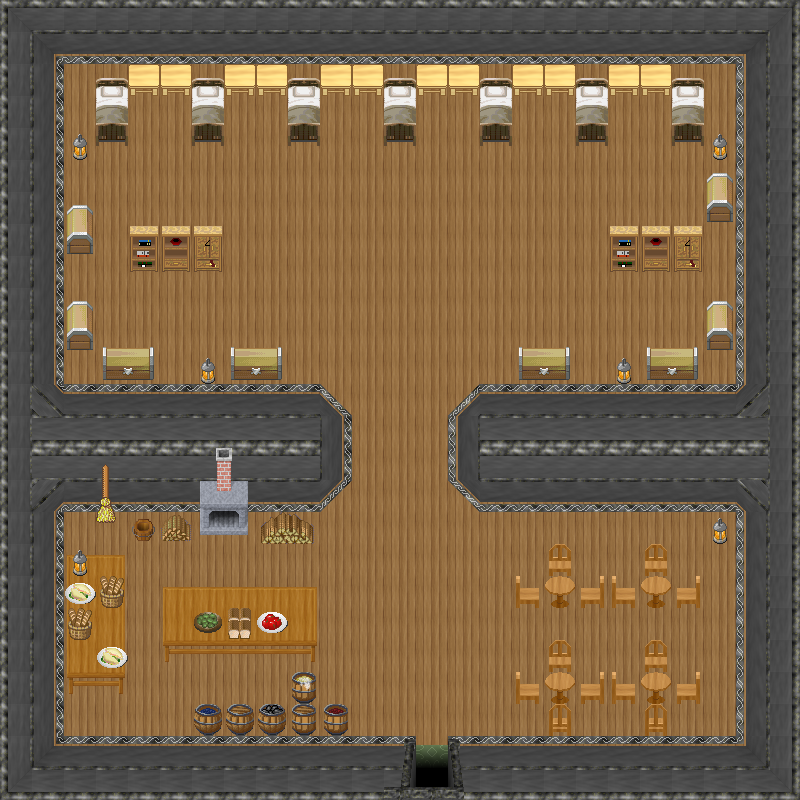

Below is a game level as drawn by its tile map, then a one-line description and the .tmx that defines it (tile-layer data replaced by summaries):
An orthogonal 25x25 tile map with 32x32 px tiles, 6 tile layers (0_floor, 1_terrain, 2_object, 3_roof, ...), 2 hidden layers not drawn, 22 tilesets.

<map version="1.0" orientation="orthogonal" renderorder="right-down" width="25" height="25" tilewidth="32" tileheight="32" nextobjectid="1">
 <tileset firstgid="1" name="floors 3" tilewidth="32" tileheight="32" tilecount="12" columns="6">
  <image source="../../tileset/ground/indoor/floors_3.png" width="192" height="64" />
 </tileset>
 <tileset firstgid="13" name="square pine" tilewidth="32" tileheight="32" tilecount="1" columns="1">
  <image source="../../tileset/furniture/table/square_pale.png" width="32" height="32" />
 </tileset>
 <tileset firstgid="14" name="table wooden brown" tilewidth="32" tileheight="32" tilecount="9" columns="3">
  <image source="../../tileset/furniture/table/table_wooden_brown.png" width="96" height="96" />
 </tileset>
 <tileset firstgid="23" name="wooden pale" tilewidth="32" tileheight="32" tilecount="4" columns="2">
  <image source="../../tileset/furniture/chair/wooden_pale.png" width="64" height="64" />
 </tileset>
 <tileset firstgid="27" name="wooden pale table" tilewidth="32" tileheight="32" tilecount="1" columns="1">
  <image source="../../tileset/furniture/table/wooden_pale.png" width="32" height="32" />
 </tileset>
 <tileset firstgid="28" name="warmer 2" tilewidth="32" tileheight="32" tilecount="6" columns="2">
  <image source="../../tileset/furniture/kitchen/warmer_2.png" width="64" height="96" />
 </tileset>
 <tileset firstgid="34" name="firewood" tilewidth="32" tileheight="32" tilecount="6" columns="3">
  <image source="../../tileset/item/firewood.png" width="96" height="64" />
 </tileset>
 <tileset firstgid="40" name="book shelves 3" tilewidth="32" tileheight="32" tilecount="6" columns="3">
  <image source="../../tileset/furniture/shelve/bright_bookshelf_and_cupboard.png" width="96" height="64" />
 </tileset>
 <tileset firstgid="46" name="bread" tilewidth="32" tileheight="32" tilecount="4" columns="4">
  <image source="../../tileset/item/food/bread.png" width="128" height="32" />
 </tileset>
 <tileset firstgid="50" name="meals 1" tilewidth="32" tileheight="32" tilecount="2" columns="2">
  <image source="../../tileset/item/food/meals_1.png" width="64" height="32" />
 </tileset>
 <tileset firstgid="52" name="meals 2" tilewidth="32" tileheight="32" tilecount="2" columns="1">
  <image source="../../tileset/item/food/meals_2.png" width="32" height="64" />
 </tileset>
 <tileset firstgid="54" name="rustic meals" tilewidth="32" tileheight="32" tilecount="2" columns="2">
  <image source="../../tileset/item/food/rustic_meals.png" width="64" height="32" />
 </tileset>
 <tileset firstgid="56" name="chest" tilewidth="32" tileheight="32" tilecount="6" columns="3">
  <image source="../../tileset/item/chest/chest_2.png" width="96" height="64" />
 </tileset>
 <tileset firstgid="62" name="lamp" tilewidth="32" tileheight="32" tilecount="4" columns="4">
  <image source="../../tileset/furniture/light/small_lamp.png" width="128" height="32" />
 </tileset>
 <tileset firstgid="66" name="brush" tilewidth="32" tileheight="32" tilecount="3" columns="1">
  <image source="../../tileset/item/brush.png" width="32" height="96" />
 </tileset>
 <tileset firstgid="69" name="barrel" tilewidth="32" tileheight="32" tilecount="2" columns="1">
  <image source="../../tileset/item/pot/barrel.png" width="32" height="64" />
 </tileset>
 <tileset firstgid="71" name="barrel1" tilewidth="32" tileheight="32" tilecount="8" columns="4">
  <image source="../../tileset/item/pot/barrels_1.png" width="128" height="64" />
 </tileset>
 <tileset firstgid="79" name="collision" tilewidth="32" tileheight="32" tilecount="1" columns="1">
  <image source="../../tileset/logic/collision.png" width="32" height="32" />
 </tileset>
 <tileset firstgid="80" name="protection" tilewidth="32" tileheight="32" tilecount="2" columns="2">
  <image source="../../tileset/logic/protection.png" width="64" height="32" />
 </tileset>
 <tileset firstgid="82" name="wall/int_grey" tilewidth="32" tileheight="32" tilecount="121" columns="11">
  <image source="../../tileset/building/wall/int_grey.png" width="352" height="352" />
 </tileset>
 <tileset firstgid="203" name="entrance/grey" tilewidth="32" tileheight="32" tilecount="25" columns="5">
  <image source="../../tileset/building/entrance/grey.png" width="160" height="160" />
 </tileset>
 <tileset firstgid="228" name="single_grey" tilewidth="32" tileheight="32" tilecount="9" columns="3">
  <image source="../../tileset/furniture/bed/single_grey.png" width="96" height="96" />
 </tileset>
 <layer name="0_floor" width="25" height="25">
  <data>[625 cells, 625 non-empty, 1 distinct tile ids]</data>
 </layer>
 <layer name="1_terrain" width="25" height="25">
  <data>[625 cells, 357 non-empty, 60 distinct tile ids]</data>
 </layer>
 <layer name="2_object" width="25" height="25">
  <data>[625 cells, 25 non-empty, 19 distinct tile ids]</data>
 </layer>
 <layer name="3_roof" width="25" height="25">
  <data>[625 cells, 30 non-empty, 10 distinct tile ids]</data>
 </layer>
 <layer name="4_roof_add" width="25" height="25">
  <data>[625 cells, 1 non-empty, 1 distinct tile ids]</data>
 </layer>
 <layer name="objects" width="25" height="25">
  <data>[625 cells, 0 non-empty, 0 distinct tile ids]</data>
 </layer>
 <layer name="collision" width="25" height="25" visible="0" opacity="0.41">
  <data>[625 cells, 335 non-empty, 1 distinct tile ids]</data>
 </layer>
 <layer name="protection" width="25" height="25" visible="0" opacity="0.26">
  <data>[625 cells, 625 non-empty, 1 distinct tile ids]</data>
 </layer>
</map>
